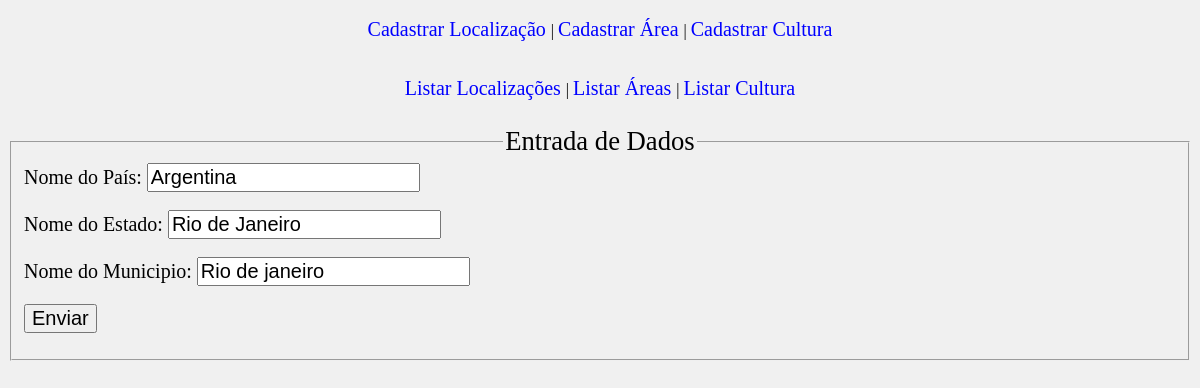
Screenshot of /form_alterar_localizacao.php?ID_localizacao=2 with the database file from the repository.
### tables this page shows
CREATE TABLE IF NOT EXISTS `localizacao` (
  `ID_localizacao` int(100) NOT NULL AUTO_INCREMENT,
  `pais` varchar(50) NOT NULL,
  `estado` varchar(50) NOT NULL,
  `municipio` varchar(50) NOT NULL,
  PRIMARY KEY (`ID_localizacao`)
);

### form_alterar_localizacao.php (the view, shortened to what this page needs)
<?php
	include "funcao.php";
?>
<html>
	<head>
		<link rel="stylesheet" href="estilos.css"/>
	</head>
	<body class="corpo">
		<?php
			include "conexao.php";
			$get = $_GET["ID_localizacao"];
			$sql = "select * from localizacao where ID_localizacao = $get";
			$resultado = mysqli_query($link, $sql) or die (mysqli_error($link));
			$linha= mysqli_fetch_array($resultado);
		?>
		<fieldset>
			<legend>Entrada de Dados</legend>
			<form action="altera_localizacao.php" method="post">
				<label>Nome do País: </label>
				<input type="text" name="nomePais" value="<?= $linha["pais"]; ?>" />
				<br />
				<br />
				<label>Nome do Estado: </label>
				<input type="text" name="estado" value="<?= $linha["estado"]; ?>" />
				<br />
				<br />
				<label>Nome do Municipio: </label>
				<input type="text" name="municipio" value="<?= $linha["municipio"]; ?>" />
				<br />
				<br />
				<input type="submit" value="Enviar"/>
			</form>
		</fieldset>
	</body>
</html>

### estilos.css (style rules this page uses)
.corpo { background-color: rgb(240, 240, 240); }
label, input, select { font-size: 20px; }
legend { margin: 0 auto; font-size: 20pt; }

### rows the page displays
localizacao: nomePais "Argentina", estado "Rio de Janeiro", municipio "Rio de janeiro"
